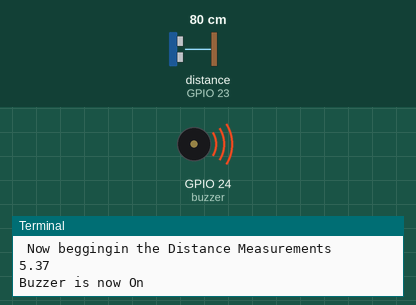
The program below on a simulated Raspberry Pi (BCM pin numbers). Parts: buzzer (waves = sounding), the last lines printed to the terminal. Inputs (shaded band) come from the test bench; at power-on: distance to the obstacle (sensor on GPIO 23) 80 cm. The echo pulse lasts 58.3 µs per cm; the clock reads 2024-03-15 10:24:30 at power-on unless the program sets it.

Above: at 1.2 s.
1.3 s: distance to the obstacle (sensor on GPIO 23) set to 100 cm
3.2 s: distance to the obstacle (sensor on GPIO 23) set to 108 cm
At 4.5 s:
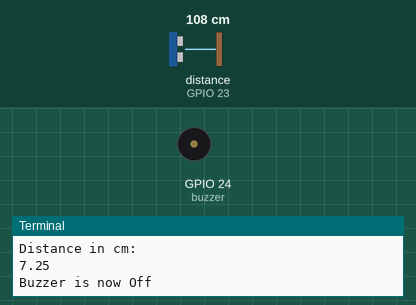
5.5 s: distance to the obstacle (sensor on GPIO 23) set to 35 cm
At 7.2 s:
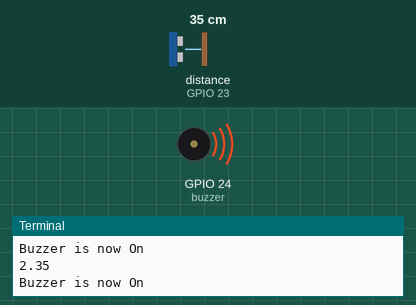
7.5 s: distance to the obstacle (sensor on GPIO 23) set to 120 cm
At 8.6 s:
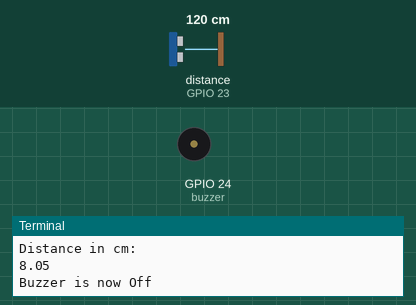
Timing chart, 0 to 10.5 s (numbered marks = the images above; inputs shaded):
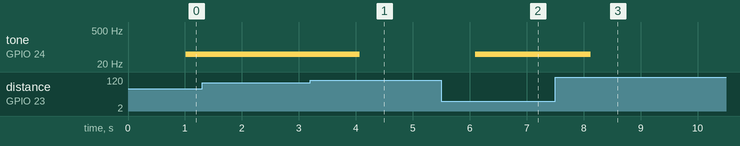

The program:

Code.py
```python
import RPi.GPIO as GPIO
import time
GPIO.setmode(GPIO.BCM)
GPIO.setwarnings(False)
TRIG = 18
ECHO = 23
buzzer = 24

print(" Now beggingin the Distance Measurements")
GPIO.setup(TRIG,GPIO.OUT)
GPIO.setup(ECHO,GPIO.IN)
GPIO.setup(buzzer,GPIO.OUT)
Buzzerlow = GPIO.PWM(buzzer, 1)
i = 0


while True:
    GPIO.output(TRIG, False)
    time.sleep(1)
    GPIO.output(TRIG, True)
    time.sleep(0.01)
    GPIO.output(TRIG, False)

    while GPIO.input(ECHO) == 0:
        pulse_start = time.time()

    while GPIO.input(ECHO)==1:
        pulse_end = time.time()

    pulse_duration = pulse_end - pulse_start
    distance = pulse_duration*1150
    distance = round(distance,2)
    safetyDistance = distance


    if 2<= safetyDistance <= 7:
        print(safetyDistance)
        print("Buzzer is now On")
        Buzzerlow.ChangeFrequency(50)
        Buzzerlow.start(50)


    elif safetyDistance < 2:
        print("OBJECT IS REALLY CLOSE")
        print(safetyDistance)
        Buzzerlow.ChangeFrequency(100)
        Buzzerlow.start(50)

    else:
        print("Distance in cm: ")
        print(safetyDistance)

        print("Buzzer is now Off")
        Buzzerlow.stop()
```

Measured:
- the behaviour switches between 104 and 105 cm on distance to the obstacle (sensor on GPIO 23) (found by bisection; images 0 and 1)
- after the input at 3.2 s, tone on GPIO 24 (buzzer): 50 Hz → silent after 0.87 s
- after the input at 5.5 s, tone on GPIO 24 (buzzer): silent → 50 Hz after 0.60 s
- after the input at 7.5 s, tone on GPIO 24 (buzzer): 50 Hz → silent after 0.63 s
